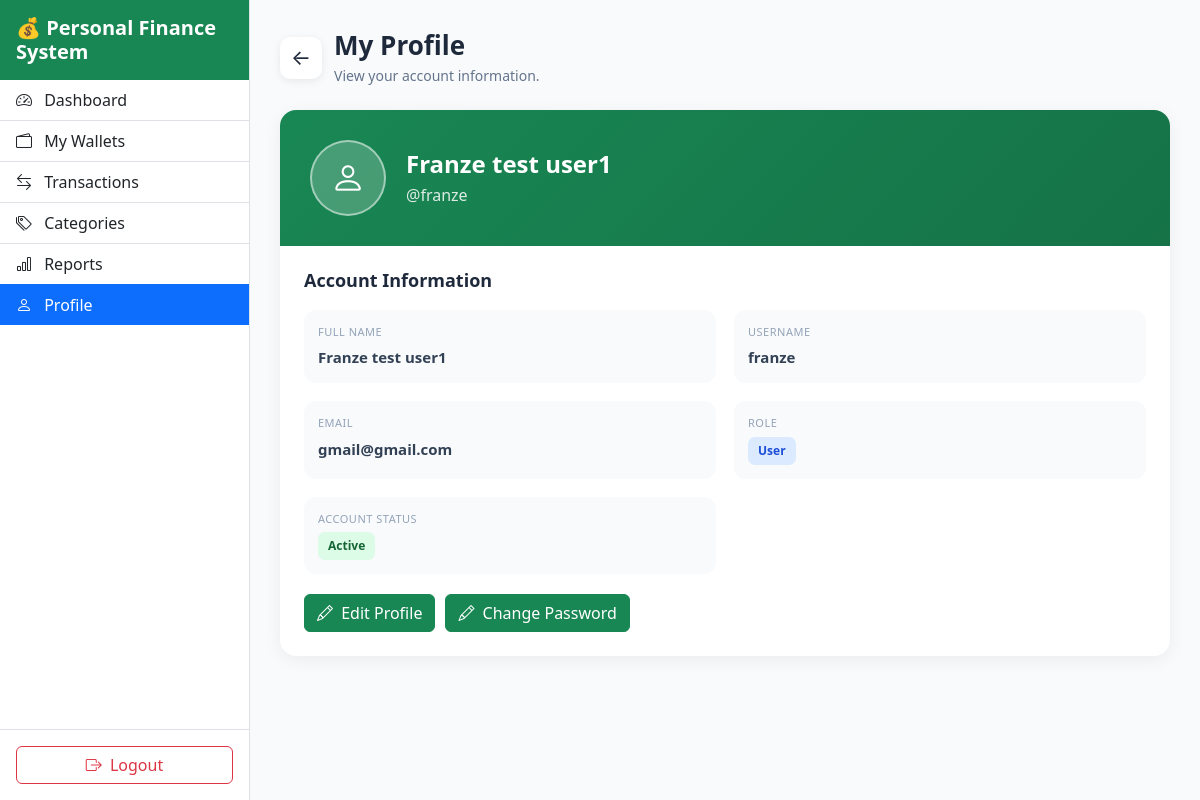
Before: /profile/index.php (signed in) with the older database file.
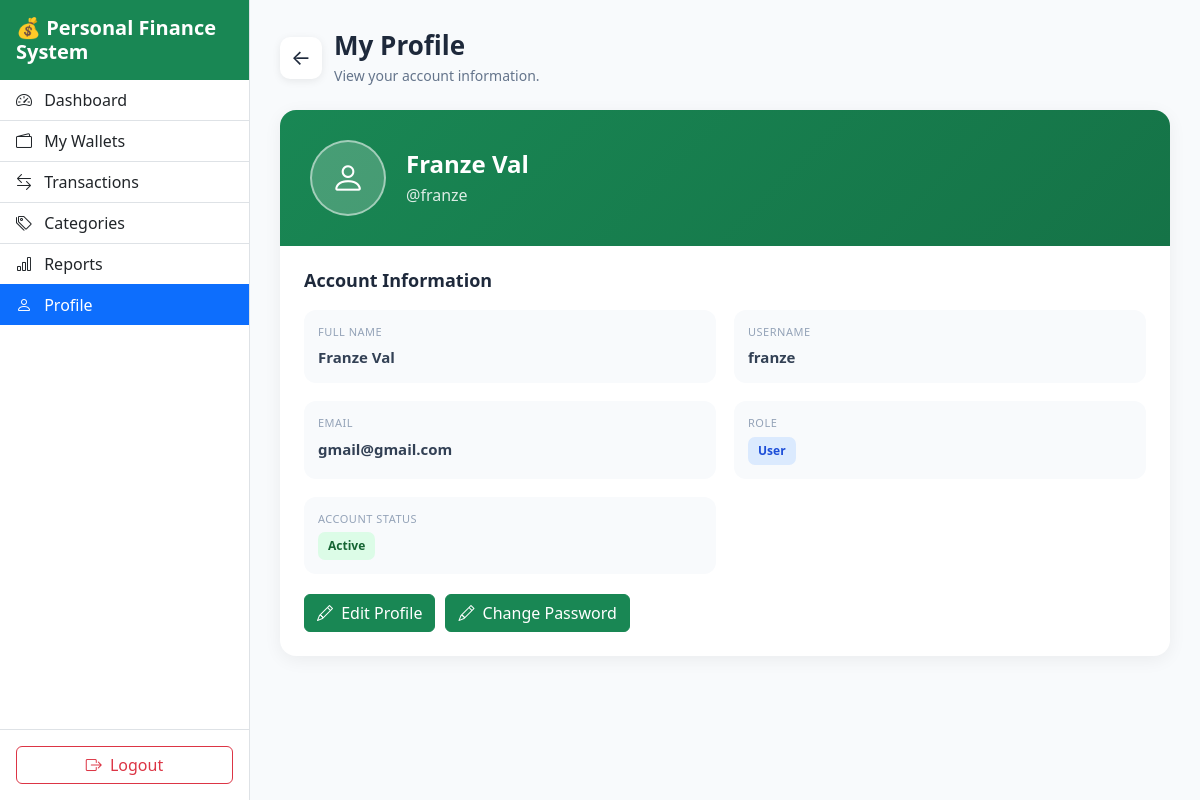
After: the same page with the newer database file.
### tables this page shows
CREATE TABLE `users` (
  `id` int(10) unsigned NOT NULL AUTO_INCREMENT,
  `fullname` varchar(150) NOT NULL,
  `username` varchar(50) NOT NULL,
  `email` varchar(150) NOT NULL,
  `password` varchar(255) NOT NULL,
  `role` enum('Admin','User') NOT NULL DEFAULT 'User',
  `status` enum('Active','Inactive') NOT NULL DEFAULT 'Active',
  `created_at` timestamp NOT NULL DEFAULT current_timestamp(),
  `updated_at` timestamp NOT NULL DEFAULT current_timestamp() ON UPDATE current_timestamp(),
  PRIMARY KEY (`id`),
  UNIQUE KEY `username` (`username`),
  UNIQUE KEY `email` (`email`)
);

### app/helpers/functions.php (called while the page is built, shortened)
<?php
function e($value)
{
    return htmlspecialchars(
        $value ?? '',
        ENT_QUOTES,
        'UTF-8'
    );
}

### profile/index.php (the view, shortened to what the changed rows need)
<?php
require_once __DIR__ . '/../app/config/database.php';
require_once __DIR__ . '/../app/helpers/functions.php';
$userId = (int) $_SESSION['user_id'];
$stmt = $pdo->prepare("
    SELECT *
    FROM users
    WHERE id = :id
    LIMIT 1
");
$stmt->execute([
    ':id' => $userId
]);
$user = $stmt->fetch();
$fullname =
    $user['fullname']
    ?? 'User';
$username =
    $user['username']
    ?? '—';
$email =
    $user['email']
    ?? '—';
$role =
    $user['role']
    ?? '—';
$status =
    $user['status']
    ?? '—';
$roleClass =
    strtolower($role) === 'admin'
        ? 'role-admin'
        : 'role-user';
$statusClass =
    strtolower($status) === 'active'
        ? 'status-active'
        : 'status-inactive';
?>
<!DOCTYPE html>
<html lang="en">
<head>
<link
    href="https://cdn.jsdelivr.net/npm/bootstrap@5.3.7/dist/css/bootstrap.min.css"
    rel="stylesheet"
>
<link
    rel="stylesheet"
    href="https://cdn.jsdelivr.net/npm/bootstrap-icons@1.13.1/font/bootstrap-icons.min.css"
>
<link
    rel="stylesheet"
    href="<?= BASE_URL ?>assets/css/style_profile_index.css"
>
</head>
<body>
<main
    class="
        profile-content
    "
>
    <div class="profile-header">
        <div>
            <h1 class="profile-title">
                My Profile
            </h1>
        </div>
    </div>
    <div class="profile-card">
        <div class="profile-banner">
            <div>
                <h2 class="profile-name">
                    <?= e($fullname) ?>
                </h2>
                <p class="profile-username">
                    @<?= e($username) ?>
                </p>
            </div>
        </div>
        <div class="profile-body">
            <div class="profile-info">
                <div class="info-item">
                    <span class="info-label">
                        Full Name
                    </span>
                    <span class="info-value">
                        <?= e($fullname) ?>
                    </span>
                </div>
                <div class="info-item">
                    <span class="info-label">
                        Username
                    </span>
                    <span class="info-value">
                        <?= e($username) ?>
                    </span>
                </div>
                <div class="info-item">
                    <span class="info-label">
                        Email
                    </span>
                    <span class="info-value">
                        <?= e($email) ?>
                    </span>
                </div>
                <div class="info-item">
                    <span class="info-label">
                        Role
                    </span>
                    <span
                        class="
                            profile-badge
                            <?= e($roleClass) ?>
                        "
                    >
                        <?= e($role) ?>
                    </span>
                </div>
                <div class="info-item">
                    <span class="info-label">
                        Account Status
                    </span>
                    <span
                        class="
                            profile-badge
                            <?= e($statusClass) ?>
                        "
                    >
                        <?= e($status) ?>
                    </span>
                </div>
            </div>
        </div>
    </div>
</main>
</body>
</html>

Changed rows visible on the page:
changed users "franze": fullname "Franze test user1" → "Franze Val"
